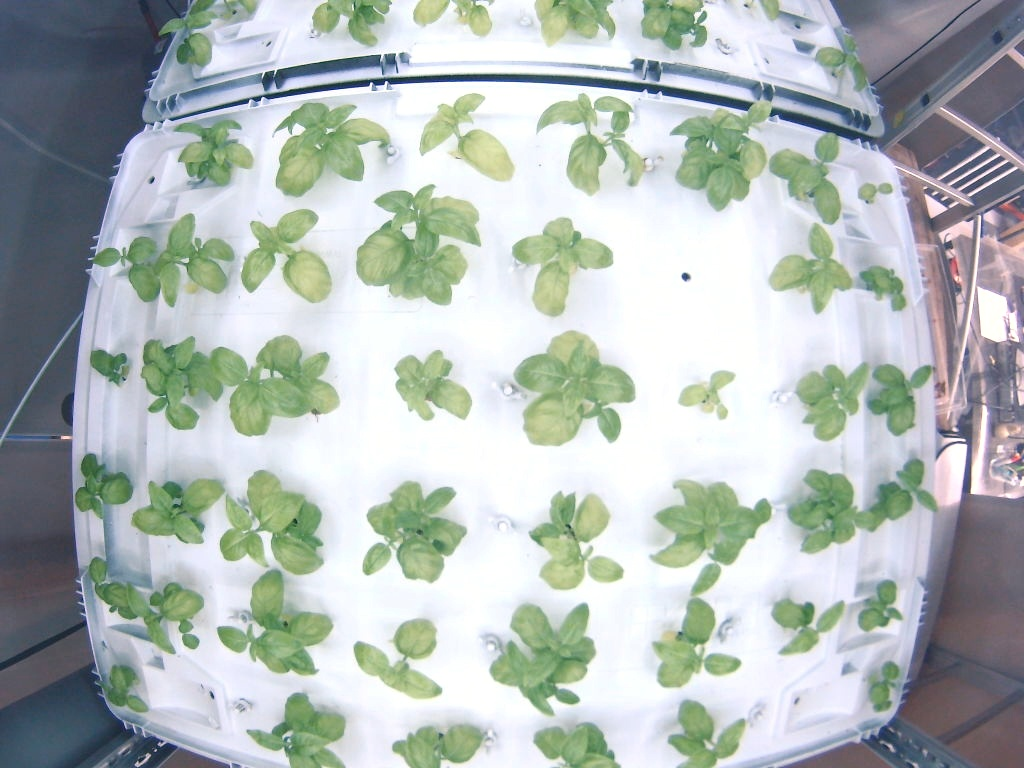
#> input picture wb images/live_image_1724162934_white_balanced_image.jpg, 1024 x 768 px
$ python 'tray_calibration .py'
#> lines starting #> are read from the running program, lines starting #| are printed output that depends on the picture; after the words box and inside, x2 and y2 are one past the last pixel; in counts of white or black regions, pixels touching at a corner belong together
import os
import cv2
import numpy as np
from scipy.spatial import distance as dist
from scipy import ndimage

def order_points(pts):
    xSorted = pts[np.argsort(pts[:, 0]), :]
    leftMost = xSorted[:2, :]
    rightMost = xSorted[2:, :]
    leftMost = leftMost[np.argsort(leftMost[:, 1]), :]
    (tl, bl) = leftMost
    D = dist.cdist(tl[np.newaxis], rightMost, "euclidean")[0]
    (br, tr) = rightMost[np.argsort(D)[::-1], :]

    return np.array([tl, bl, br, tr], dtype="float32")

def get_transform(p):
    w1 = np.linalg.norm(p[0] - p[3])
    w2 = np.linalg.norm(p[1] - p[2])
    h1 = np.linalg.norm(p[0] - p[1])
    h2 = np.linalg.norm(p[2] - p[3])

    wmax = max(int(w1), int(w2))
    hmax = max(int(h1), int(h2))

    i = np.float32([p[0], p[1], p[2], p[3]])
    o = np.float32([[0, 0], [0, hmax - 1], [wmax - 1, hmax - 1], [wmax - 1, 0]])

    M = cv2.getPerspectiveTransform(i, o)

    return M, hmax, wmax

def process_image(img_path, output_folder, thr='gray'):
#> called with output_folder = 'content\\processed_images', thr = 'gray'
    img1 = cv2.imread(img_path)
#> img1 is the input picture: shape (768, 1024, 3); mean B, G, R 183.2, 186.1, 177.1

    if img1 is None:
        raise FileNotFoundError(f"Image at path {img_path} not found.")

    res = img1.shape[0] / 4000
#> res = 0.192

    if thr == 'gray':
        gray = cv2.cvtColor(img1, cv2.COLOR_BGR2GRAY)
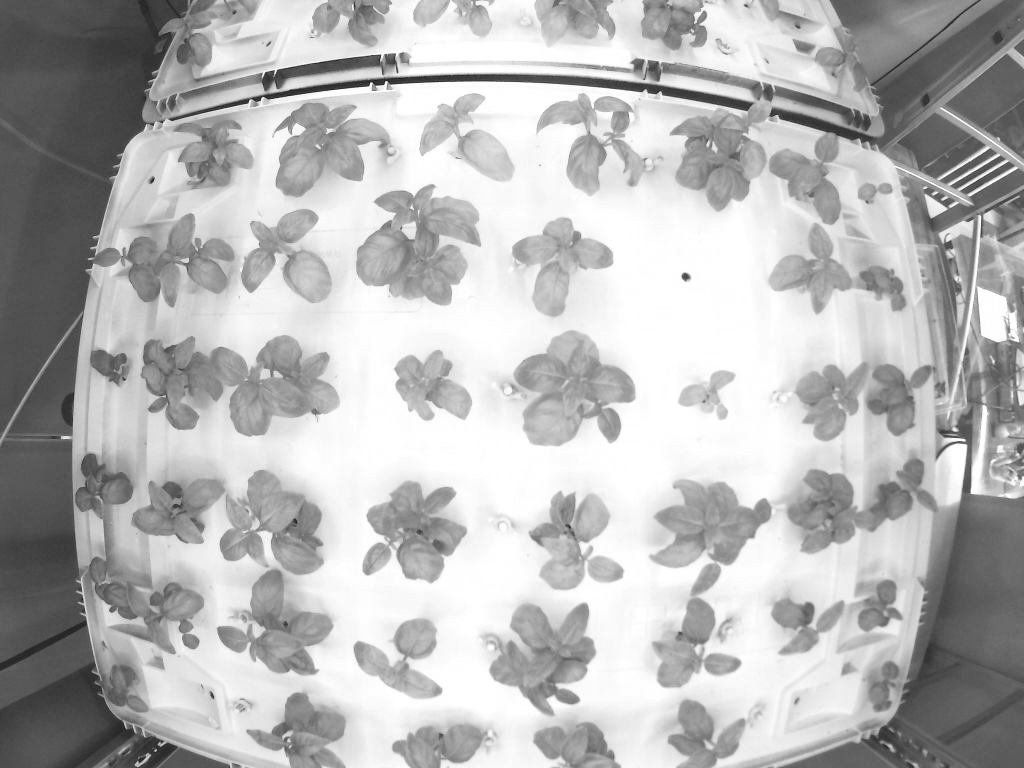
#> gray: shape (768, 1024); min 23, max 255, mean 183.1
        clahe = cv2.createCLAHE(clipLimit=2.0, tileGridSize=(int(200*res), int(200*res)))
        gray_equalised = clahe.apply(gray)
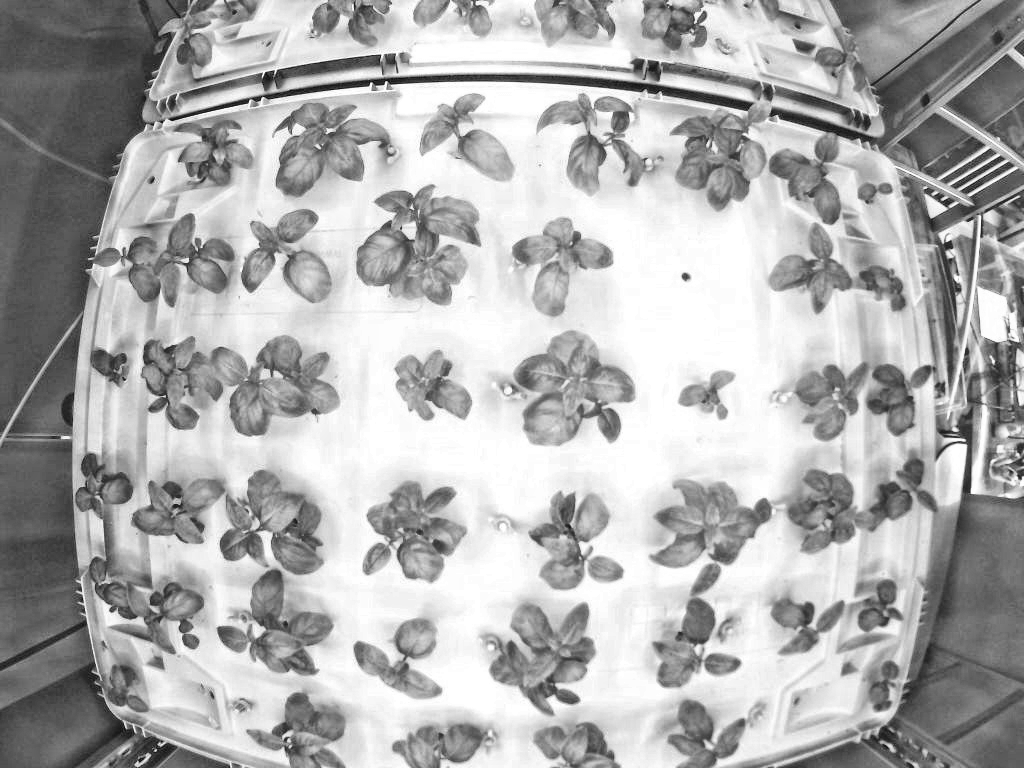
#> gray_equalised: shape (768, 1024); min 10, max 255, mean 175.5
        ret, thresh = cv2.threshold(gray_equalised, 0, 255, cv2.THRESH_OTSU)
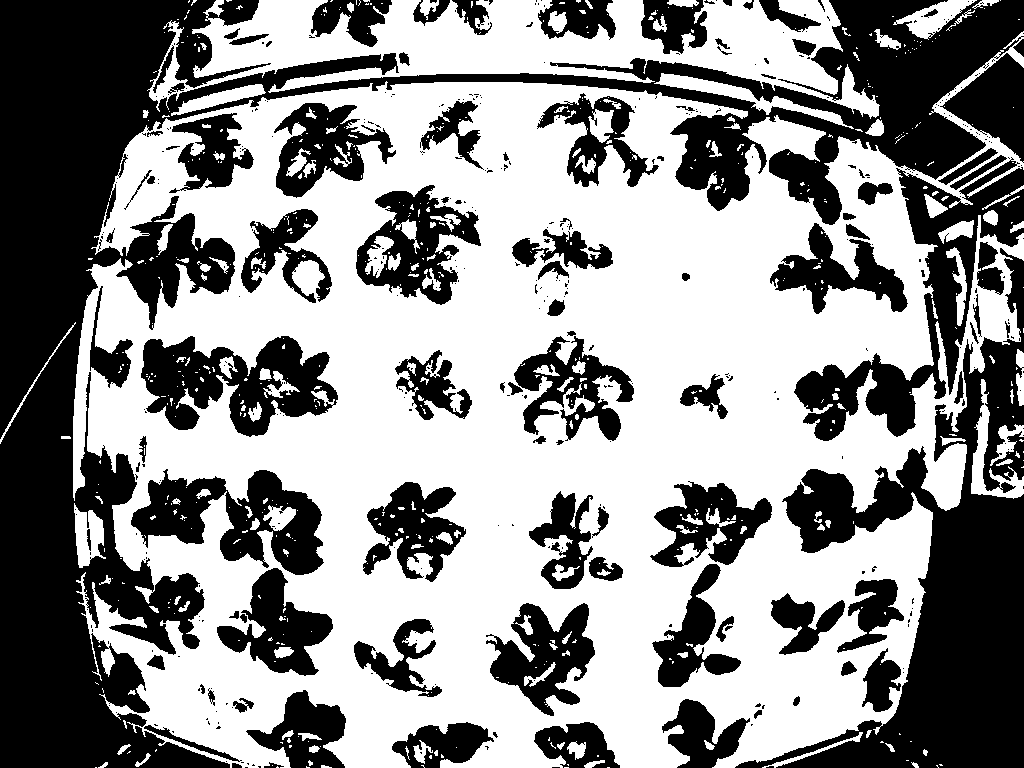
#> thresh: shape (768, 1024); 56.2% white; 433 black regions (329 under 20 px), largest, box (x1, y1, x2, y2) and area: (0, 0, 1024, 768) 146138, (735, 248, 1024, 768) 48164, (794, 157, 1024, 441) 16363
#> ret = 168
    else:
        HSV = cv2.cvtColor(img1, cv2.COLOR_BGR2HSV)
        clahe = cv2.createCLAHE(clipLimit=2.0, tileGridSize=(int(200*res), int(200*res)))
        HSV_equalised = clahe.apply(HSV[:, :, 1])
        ret, thresh = cv2.threshold(HSV_equalised, 0, 255, cv2.THRESH_OTSU)

    kernel_size = int(res * 5)
#> kernel_size = 0
    mask = cv2.morphologyEx(thresh, cv2.MORPH_CLOSE, np.ones((kernel_size, kernel_size), np.uint8))
#> mask: shape (768, 1024); 57.1% white; 177 black regions (49 under 20 px), largest, box (x1, y1, x2, y2) and area: (0, 0, 766, 768) 116153, (736, 333, 1024, 768) 45499, (605, 0, 1024, 225) 27242
    mask = cv2.morphologyEx(mask, cv2.MORPH_OPEN, np.ones((kernel_size * 10, kernel_size * 10), np.uint8))
#> mask: shape (768, 1024); 56.4% white; 110 black regions (25 under 20 px), largest, box (x1, y1, x2, y2) and area: (0, 0, 1024, 768) 146723, (736, 257, 1024, 768) 49828, (795, 169, 1024, 441) 16092
    mask = ndimage.binary_fill_holes(mask).astype(np.uint8) * 255
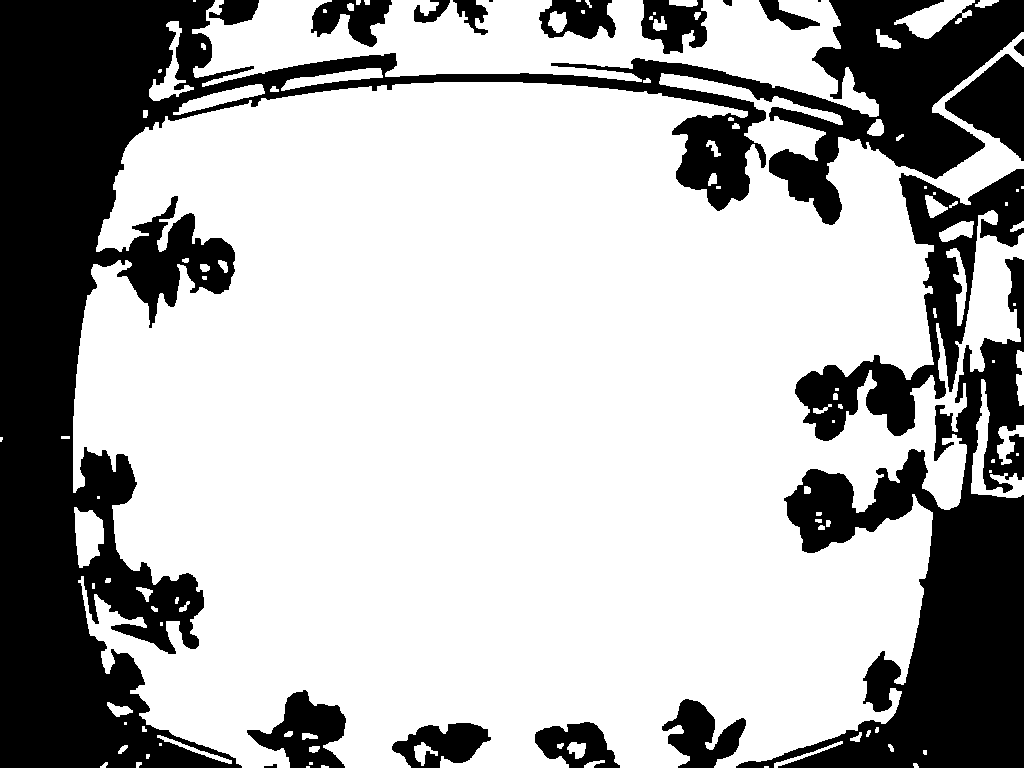
#> mask: shape (768, 1024); 69.7% white; 20 black regions (2 under 20 px)

    contours, _ = cv2.findContours(mask, cv2.RETR_EXTERNAL, cv2.CHAIN_APPROX_SIMPLE)
#> contours = 105 contours, 54 with area under 20; largest, box (x1, y1, x2, y2) and area: (73, 32, 1024, 768) 492500, (192, 0, 879, 117) 34760, (971, 379, 1024, 498) 1449, (894, 0, 975, 39) 1404, (74, 507, 104, 568) 1209
    if len(contours) == 0:
        raise ValueError("No contours found in the image.")

    largest_contour = max(contours, key=cv2.contourArea)
#> largest_contour = contour of 3923 points, box (x1, y1, x2, y2) (73, 32, 1024, 768), area 492500

    for epsilon_factor in [0.02, 0.04, 0.06]:
        epsilon = epsilon_factor * cv2.arcLength(largest_contour, True)
        poly = cv2.approxPolyDP(largest_contour, epsilon, True)

        if len(poly) == 4:
            break
#> this loop made 1 pass
#> (epsilon, poly) on pass 1: (202.5, [[1023, 32], [145, 127], [105, 672], [885, 723]])

    if len(poly) != 4:
        poly = cv2.convexHull(largest_contour)
        if len(poly) > 4:
            poly = cv2.approxPolyDP(poly, epsilon, True)
        if len(poly) != 4:
            x, y, w, h = cv2.boundingRect(largest_contour)
            poly = np.array([[x, y], [x+w, y], [x+w, y+h], [x, y+h]], dtype="float32")

    poly = poly.reshape((4, 2))
    poly_ordered = order_points(poly)
#> in order_points, `xSorted = pts[np.argsort(pts[:, 0]), :]`: xSorted = [[105, 672], [145, 127], [885, 723], [1023, 32]]
#> in order_points, `leftMost = xSorted[:2, :]`: leftMost = [[105, 672], [145, 127]]
#> in order_points, `rightMost = xSorted[2:, :]`: rightMost = [[885, 723], [1023, 32]]
#> in order_points, `leftMost = leftMost[np.argsort(leftMost[:, 1]), :]`: leftMost = [[145, 127], [105, 672]]
#> in order_points, `(tl, bl) = leftMost`: tl = [145, 127]; bl = [105, 672]
#> in order_points, `D = dist.cdist(tl[np.newaxis], rightMost, "euclidean")[0]`: D = [950.2, 883.1]
#> in order_points, `(br, tr) = rightMost[np.argsort(D)[::-1], :]`: br = [885, 723]; tr = [1023, 32]
#> poly_ordered = [[145, 127], [105, 672], [885, 723], [1023, 32]]

    M, hmax, wmax = get_transform(poly_ordered)
#> in get_transform, `w1 = np.linalg.norm(p[0] - p[3])`: w1 = 883.1
#> in get_transform, `w2 = np.linalg.norm(p[1] - p[2])`: w2 = 781.7
#> in get_transform, `h1 = np.linalg.norm(p[0] - p[1])`: h1 = 546.5
#> in get_transform, `h2 = np.linalg.norm(p[2] - p[3])`: h2 = 704.6
#> in get_transform, `wmax = max(int(w1), int(w2))`: wmax = 883
#> in get_transform, `hmax = max(int(h1), int(h2))`: hmax = 704
#> in get_transform, `i = np.float32([p[0], p[1], p[2], p[3]])`: i = [[145, 127], [105, 672], [885, 723], [1023, 32]]
#> in get_transform, `o = np.float32([[0, 0], [0, hmax - 1], [wmax - 1, hmax - 1], [wmax - 1..`: o = [[0, 0], [0, 703], [882, 703], [882, 0]]
#> in get_transform, `M = cv2.getPerspectiveTransform(i, o)`: M = [[1.33, 0.0978, -205.5], [0.133, 1.23, -175.6], [0.000312, -0.000128, 1]]
#> hmax = 704; wmax = 883
    img2 = cv2.warpPerspective(img1, M, (wmax, hmax), flags=cv2.INTER_LINEAR)
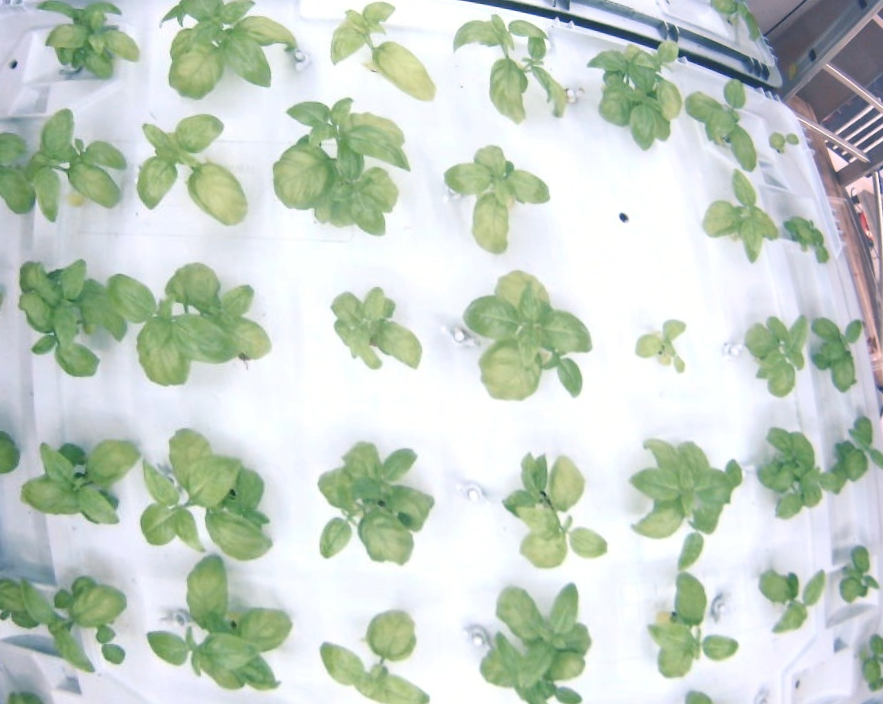
#> img2: shape (704, 883, 3); mean B, G, R 199.4, 209.2, 198.1

    if not os.path.exists(output_folder):
        os.makedirs(output_folder)

    output_path = os.path.join(output_folder, os.path.basename(img_path))
    cv2.imwrite(output_path, img2)
    print(f"Processed image saved to {output_path}")

    # Return the processed image and the four coordinates
    return img2, poly_ordered

# Run the process and get the image along with the coordinates
img_path = "wb images/live_image_1724162934_white_balanced_image.jpg"
output_folder = "content\processed_images"
processed_image, coordinates = process_image(img_path, output_folder)
#> coordinates = [[145, 127], [105, 672], [885, 723], [1023, 32]]

# Print the four coordinates
print("Four coordinates of the detected quadrilateral:", coordinates)
#| Four coordinates of the detected quadrilateral: [[ 145.  127.]
#|  [ 105.  672.]
#|  [ 885.  723.]
#|  [1023.   32.]]

$ run again, with wb images/live_image_1724163464_white_balanced_image.jpg copied over wb images/live_image_1724162934_white_balanced_image.jpg
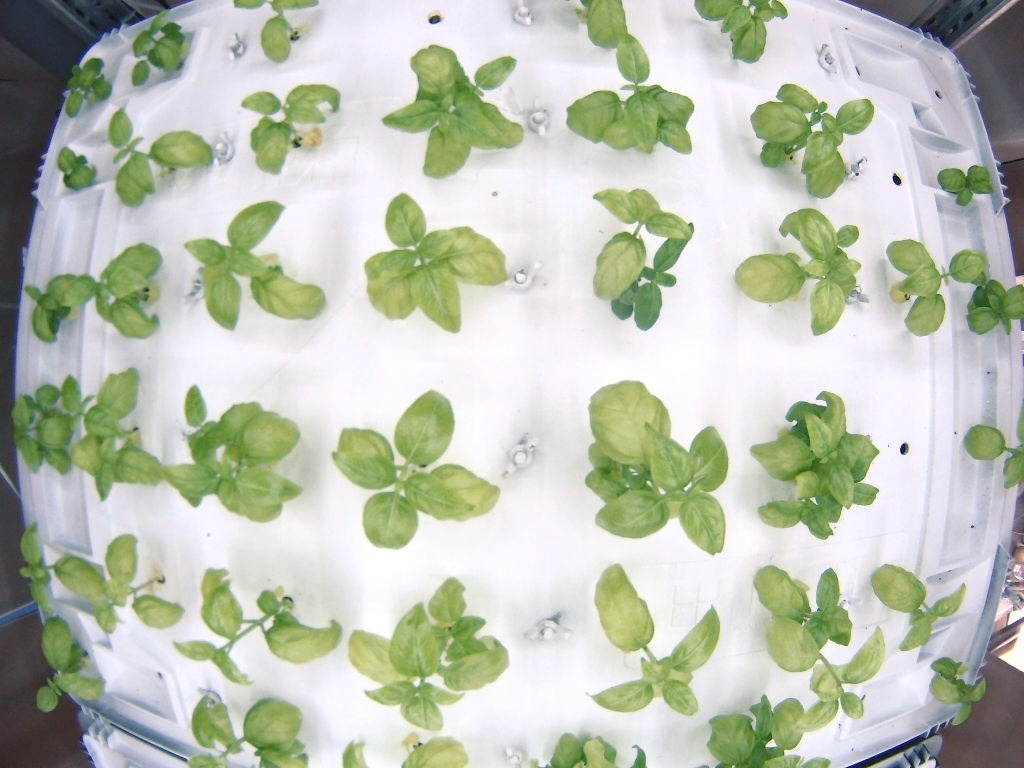
#> input picture wb images/live_image_1724163464_white_balanced_image.jpg, 1024 x 768 px
#> in process_image, img1 is the input picture: shape (768, 1024, 3); mean B, G, R 179.6, 194.7, 188.9
#> in process_image, `ret, thresh = cv2.threshold(gray_equalised, 0, 255, cv2.THRESH_OTSU)`:
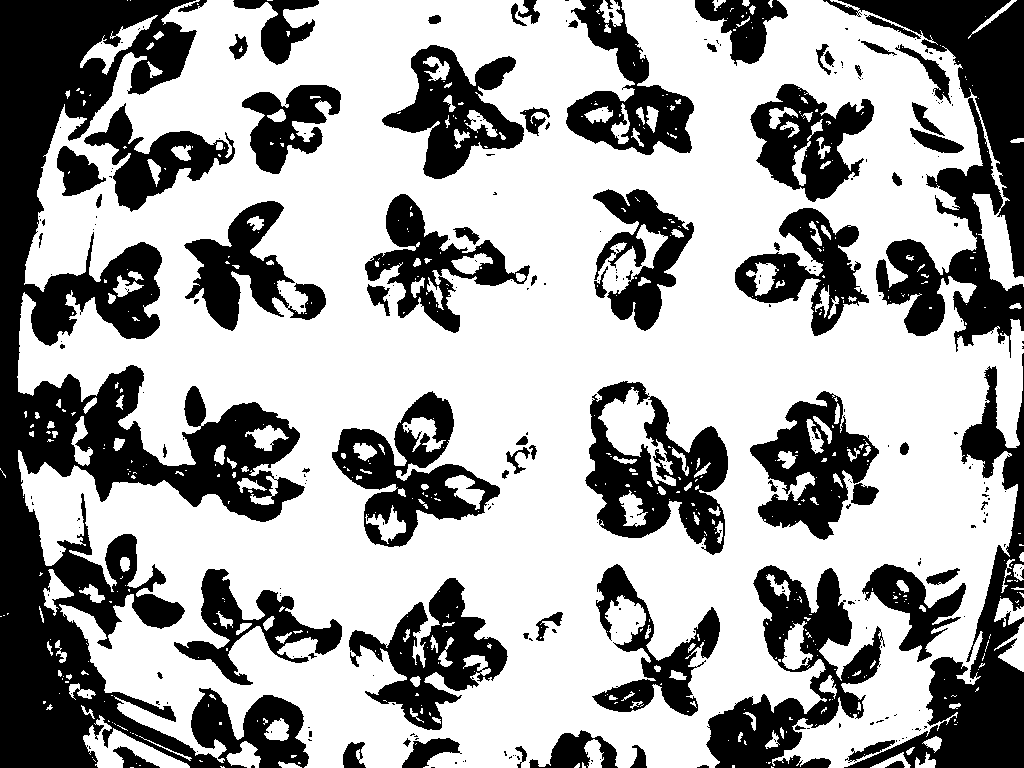
#> thresh: shape (768, 1024); 64.4% white; 289 black regions (212 under 20 px), largest, box (x1, y1, x2, y2) and area: (0, 0, 309, 768) 88610, (823, 0, 1024, 358) 25513, (844, 353, 1024, 768) 17314
#> ret = 168
#> contours = 115 contours, 57 with area under 20; largest, box (x1, y1, x2, y2) and area: (18, 0, 1024, 768) 603747, (972, 194, 1024, 290) 2039, (83, 726, 190, 768) 1756, (80, 18, 152, 74) 955, (999, 623, 1024, 672) 550
#> largest_contour = contour of 4362 points, box (x1, y1, x2, y2) (18, 0, 1024, 768), area 603747
#> the loop in process_image, `for epsilon_factor in [0.02, 0.04, 0.06]:` made 1 pass
#> (epsilon, poly) on pass 1: (215.4, [[62, 109], [125, 715], [978, 678], [947, 49]])
#> xSorted = [[62, 109], [125, 715], [947, 49], [978, 678]]
#> leftMost = [[62, 109], [125, 715]]
#> rightMost = [[947, 49], [978, 678]]
#> tl = [62, 109]; bl = [125, 715]
#> D = [887, 1078.3]
#> br = [978, 678]; tr = [947, 49]
#> poly_ordered = [[62, 109], [125, 715], [978, 678], [947, 49]]
#> w1 = 887
#> w2 = 853.8
#> h1 = 609.3
#> h2 = 629.8
#> in get_transform, `wmax = max(int(w1), int(w2))`: wmax = 887
#> in get_transform, `hmax = max(int(h1), int(h2))`: hmax = 629
#> i = [[62, 109], [125, 715], [978, 678], [947, 49]]
#> o = [[0, 0], [0, 628], [886, 628], [886, 0]]
#> in get_transform, `M = cv2.getPerspectiveTransform(i, o)`: M = [[1.02, -0.106, -51.9], [0.0668, 0.986, -111.6], [3.55e-05, -6.5e-05, 1]]
#> in process_image, `M, hmax, wmax = get_transform(poly_ordered)`: hmax = 629; wmax = 887
#> in process_image, `img2 = cv2.warpPerspective(img1, M, (wmax, hmax), flags=cv2.INTER_LINE..`:
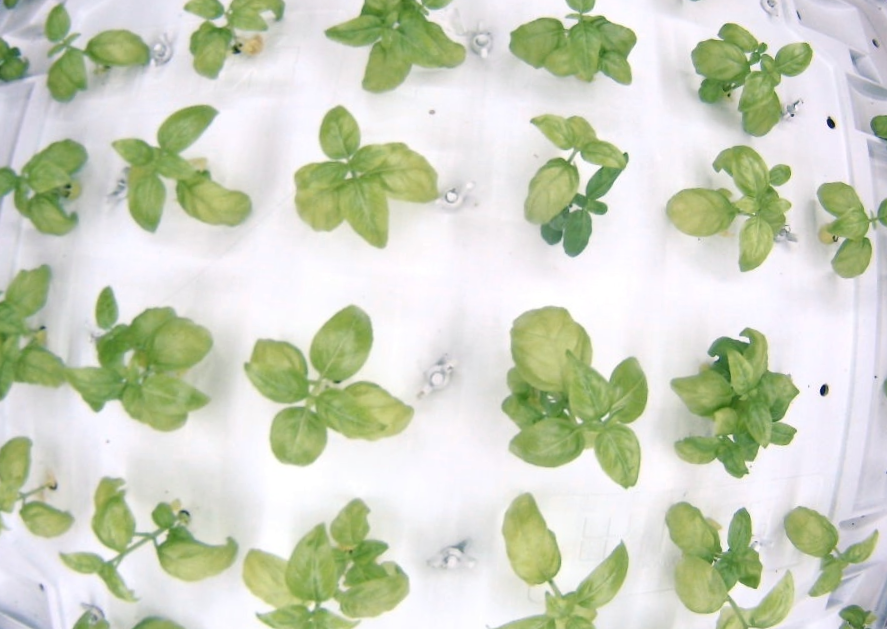
#> img2: shape (629, 887, 3); mean B, G, R 191.4, 210.5, 204.5
#> coordinates = [[62, 109], [125, 715], [978, 678], [947, 49]]
#| Four coordinates of the detected quadrilateral: [[ 62. 109.]
#|  [125. 715.]
#|  [978. 678.]
#|  [947.  49.]]
